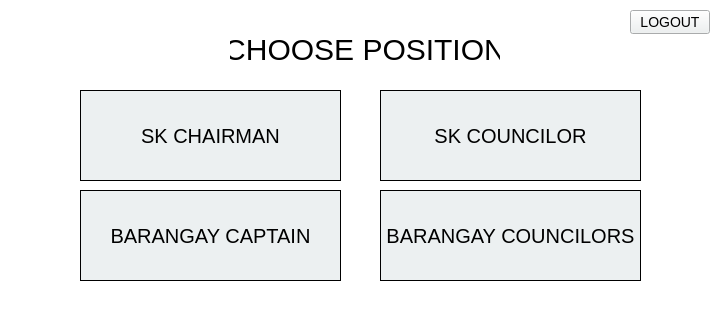
<?xml version="1.0" encoding="UTF-8"?>
<ui version="4.0">
 <class>positions</class>
 <widget class="QDialog" name="positions">
  <property name="geometry">
   <rect>
    <x>0</x>
    <y>0</y>
    <width>721</width>
    <height>311</height>
   </rect>
  </property>
  <property name="windowTitle">
   <string>PolliTech</string>
  </property>
  <property name="windowIcon">
   <iconset resource="../VVM.qrc">
    <normaloff>:/backgrounds/Smol logo no bg.png</normaloff>:/backgrounds/Smol logo no bg.png</iconset>
  </property>
  <property name="styleSheet">
   <string notr="true">QDialog {
background: white;
}</string>
  </property>
  <widget class="QStackedWidget" name="stackedWidget">
   <property name="geometry">
    <rect>
     <x>10</x>
     <y>10</y>
     <width>701</width>
     <height>311</height>
    </rect>
   </property>
   <property name="styleSheet">
    <string notr="true">background-color: white;</string>
   </property>
   <property name="currentIndex">
    <number>1</number>
   </property>
   <widget class="QWidget" name="page">
    <widget class="QPushButton" name="councilorButton">
     <property name="geometry">
      <rect>
       <x>360</x>
       <y>140</y>
       <width>271</width>
       <height>91</height>
      </rect>
     </property>
     <property name="cursor">
      <cursorShape>PointingHandCursor</cursorShape>
     </property>
     <property name="styleSheet">
      <string notr="true">QPushButton {
	font: 600 9pt &quot;Segoe UI&quot;;
	font-size: 20px;
	color: black;
	background-color: #ecf0f1;
	border: 1px solid black;
} 
QPushButton:hover {
	background-color: #bdc3c7;
}</string>
     </property>
     <property name="text">
      <string>BARANGAY COUNCILORS</string>
     </property>
    </widget>
    <widget class="QPushButton" name="captainButton">
     <property name="geometry">
      <rect>
       <x>60</x>
       <y>140</y>
       <width>271</width>
       <height>91</height>
      </rect>
     </property>
     <property name="cursor">
      <cursorShape>PointingHandCursor</cursorShape>
     </property>
     <property name="styleSheet">
      <string notr="true">QPushButton {
	font: 600 9pt &quot;Segoe UI&quot;;
	font-size: 20px;
	color: black;
	background-color: #ecf0f1;
	border: 1px solid black;
} 
QPushButton:hover {
	background-color: #bdc3c7;
}</string>
     </property>
     <property name="text">
      <string>BARANGAY CAPTAIN</string>
     </property>
    </widget>
    <widget class="QLabel" name="label">
     <property name="geometry">
      <rect>
       <x>190</x>
       <y>50</y>
       <width>330</width>
       <height>43</height>
      </rect>
     </property>
     <property name="styleSheet">
      <string notr="true">QLabel {
	font: 900 9pt &quot;Segoe UI&quot;;
	font-size: 35px;
	color: black;
}</string>
     </property>
     <property name="text">
      <string>CHOOSE POSITION</string>
     </property>
    </widget>
    <widget class="QPushButton" name="logoutButton">
     <property name="geometry">
      <rect>
       <x>620</x>
       <y>0</y>
       <width>80</width>
       <height>24</height>
      </rect>
     </property>
     <property name="cursor">
      <cursorShape>PointingHandCursor</cursorShape>
     </property>
     <property name="styleSheet">
      <string notr="true">QPushButton {
	font: 9pt &quot;Source Code Pro&quot;;
	font-size: 14px;
	color: black;
	background-color: #ecf0f1;
} 
QPushButton:hover {
	background-color: #bdc3c7;
}</string>
     </property>
     <property name="text">
      <string>LOGOUT</string>
     </property>
     <property name="icon">
      <iconset resource="../VVM.qrc">
       <normaloff>:/icons/buttons/icons/power_icon.png</normaloff>:/icons/buttons/icons/power_icon.png</iconset>
     </property>
    </widget>
   </widget>
   <widget class="QWidget" name="page_2">
    <widget class="QPushButton" name="sk_councilor_button">
     <property name="geometry">
      <rect>
       <x>370</x>
       <y>80</y>
       <width>261</width>
       <height>91</height>
      </rect>
     </property>
     <property name="cursor">
      <cursorShape>PointingHandCursor</cursorShape>
     </property>
     <property name="styleSheet">
      <string notr="true">QPushButton {
	font: 600 9pt &quot;Segoe UI&quot;;
	font-size: 20px;
	color: black;
	background-color: #ecf0f1;
	border: 1px solid black;
} 
QPushButton:hover {
	background-color: #bdc3c7;
}</string>
     </property>
     <property name="text">
      <string>SK COUNCILOR</string>
     </property>
    </widget>
    <widget class="QPushButton" name="sk_chairman_button">
     <property name="geometry">
      <rect>
       <x>70</x>
       <y>80</y>
       <width>261</width>
       <height>91</height>
      </rect>
     </property>
     <property name="cursor">
      <cursorShape>PointingHandCursor</cursorShape>
     </property>
     <property name="styleSheet">
      <string notr="true">QPushButton {
	font: 600 9pt &quot;Segoe UI&quot;;
	font-size: 20px;
	color: black;
	background-color: #ecf0f1;
	border: 1px solid black;
} 
QPushButton:hover {
	background-color: #bdc3c7;
}</string>
     </property>
     <property name="text">
      <string>SK CHAIRMAN</string>
     </property>
    </widget>
    <widget class="QLabel" name="label_2">
     <property name="geometry">
      <rect>
       <x>220</x>
       <y>20</y>
       <width>270</width>
       <height>38</height>
      </rect>
     </property>
     <property name="styleSheet">
      <string notr="true">QLabel {
	font: 700 9pt &quot;Segoe UI&quot;;
	font-size: 30px;
	color: black;
}</string>
     </property>
     <property name="text">
      <string>CHOOSE POSITION</string>
     </property>
     <property name="alignment">
      <set>Qt::AlignmentFlag::AlignCenter</set>
     </property>
    </widget>
    <widget class="QPushButton" name="logoutButton_2">
     <property name="geometry">
      <rect>
       <x>620</x>
       <y>0</y>
       <width>80</width>
       <height>24</height>
      </rect>
     </property>
     <property name="cursor">
      <cursorShape>PointingHandCursor</cursorShape>
     </property>
     <property name="styleSheet">
      <string notr="true">QPushButton {
	font: 500 9pt &quot;Source Code Pro&quot;;
	font-size: 14px;
	color: black;
	background-color: #ecf0f1;
} 
QPushButton:hover {
	background-color: #bdc3c7;
}</string>
     </property>
     <property name="text">
      <string>LOGOUT</string>
     </property>
     <property name="icon">
      <iconset resource="../VVM.qrc">
       <normaloff>:/icons/buttons/icons/power_icon.png</normaloff>:/icons/buttons/icons/power_icon.png</iconset>
     </property>
    </widget>
    <widget class="QPushButton" name="councilorButton_2">
     <property name="geometry">
      <rect>
       <x>370</x>
       <y>180</y>
       <width>261</width>
       <height>91</height>
      </rect>
     </property>
     <property name="cursor">
      <cursorShape>PointingHandCursor</cursorShape>
     </property>
     <property name="styleSheet">
      <string notr="true">QPushButton {
	font: 600 9pt &quot;Segoe UI&quot;;
	font-size: 20px;
	color: black;
	background-color: #ecf0f1;
	border: 1px solid black;
} 
QPushButton:hover {
	background-color: #bdc3c7;
}</string>
     </property>
     <property name="text">
      <string>BARANGAY COUNCILORS</string>
     </property>
    </widget>
    <widget class="QPushButton" name="captainButton_2">
     <property name="geometry">
      <rect>
       <x>70</x>
       <y>180</y>
       <width>261</width>
       <height>91</height>
      </rect>
     </property>
     <property name="cursor">
      <cursorShape>PointingHandCursor</cursorShape>
     </property>
     <property name="styleSheet">
      <string notr="true">QPushButton {
	font: 600 9pt &quot;Segoe UI&quot;;
	font-size: 20px;
	color: black;
	background-color: #ecf0f1;
	border: 1px solid black;
} 
QPushButton:hover {
	background-color: #bdc3c7;
}</string>
     </property>
     <property name="text">
      <string>BARANGAY CAPTAIN</string>
     </property>
    </widget>
   </widget>
  </widget>
 </widget>
 <tabstops>
  <tabstop>captainButton</tabstop>
  <tabstop>councilorButton</tabstop>
 </tabstops>
 <resources>
  <include location="../VVM.qrc"/>
 </resources>
 <connections/>
</ui>
